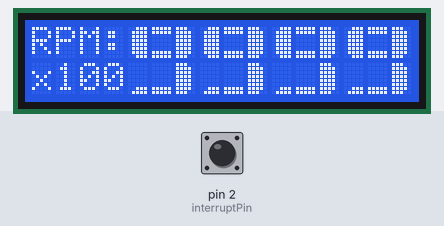
Recording of a sketch running on a simulated Arduino Uno, built with avr-gcc and run on an emulated ATmega328P. Parts: 16×2 character LCD. The test bench sets the inputs (shaded band); at power-on: pin 2 (interruptPin) HIGH.

Above: at 4.2 s.
At 6.8 s:
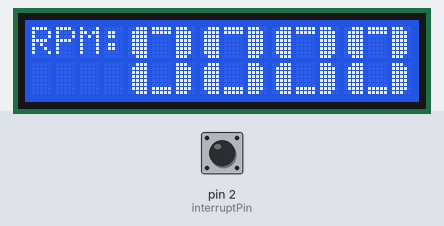
6.9 s: pin 2 (interruptPin) pulled LOW for 0.15 s
At 8.7 s:
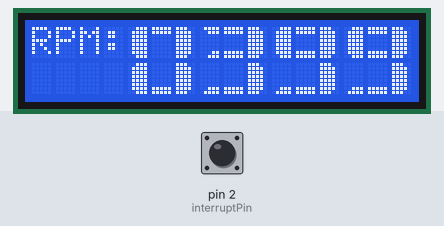
10.0 s: pin 2 (interruptPin) pulsed LOW 5 times (0.12 s each, 0.3 s apart)
At 11.7 s:
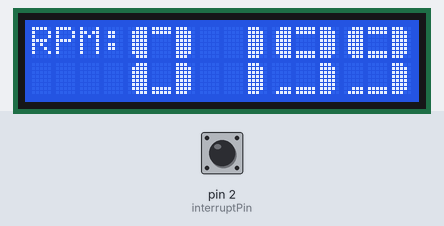
14.5 s: pin 2 (interruptPin) pulsed LOW 2 times (0.12 s each, 0.3 s apart)
At 17.0 s:
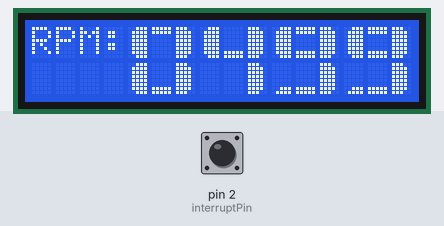
Timing chart, 0 to 18.5 s (numbered marks = the images above; inputs shaded):
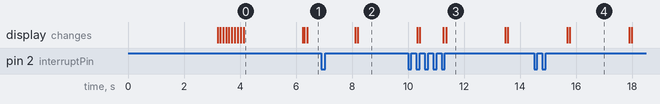

Measured:
- after the input at 14.5 s, the display: first differs from a run without the input after 1.3 s (image 4)
- what the display in image 0 shows lasts 2.1 s, from 4.1 s to 6.2 s

The sketch:

rpm_meter.ino
```cpp
#include <LiquidCrystal_I2C.h>
#define interruptPin  2

LiquidCrystal_I2C lcd(0x27,16,2);
unsigned long freq,waktu,waktu1,waktu2;

byte bar1[8] = { B11100, B11110, B11110, B11110, B11110, B11110, B11110, B11100 };
byte bar2[8] = { B00111, B01111, B01111, B01111, B01111, B01111, B01111, B00111 };
byte bar3[8] = { B11111, B11111, B00000, B00000, B00000, B00000, B11111, B11111 };
byte bar4[8] = { B11110, B11100, B00000, B00000, B00000, B00000, B11000, B11100 };
byte bar5[8] = { B01111, B00111, B00000, B00000, B00000, B00000, B00011, B00111 };
byte bar6[8] = { B00000, B00000, B00000, B00000, B00000, B00000, B11111, B11111 };
byte bar7[8] = { B00000, B00000, B00000, B00000, B00000, B00000, B00111, B01111 };
byte bar8[8] = { B11111, B11111, B00000, B00000, B00000, B00000, B00000, B00000 };

void setup(){
  pinMode(interruptPin,INPUT_PULLUP);

  lcd.init();
  lcd.setBacklight(HIGH);

  lcd.createChar(1,bar1);
  lcd.createChar(2,bar2);
  lcd.createChar(3,bar3);
  lcd.createChar(4,bar4);
  lcd.createChar(5,bar5);
  lcd.createChar(6,bar6);
  lcd.createChar(7,bar7);
  lcd.createChar(8,bar8);

  lcd.begin(16, 2);
  lcd.print("   Tachometer");
  delay(3000);
  lcd.clear();
  delay(100);
  lcd.print("R");
  delay(100);
  lcd.print("P");
  delay(100);
  lcd.print("M");
  delay(100);
  lcd.print(":");
  delay(100);
  lcd.setCursor(0,1);
  lcd.print("x100");
  delay(100);
  printNumber(9, 4);
  delay(100);
  printNumber(9, 7);
  delay(100);
  printNumber(9, 10);
  delay(100);
  printNumber(9, 13);
  delay(100);
}

void custom0(int col) {
  lcd.setCursor(col, 0);
  lcd.write(2);
  lcd.write(8);
  lcd.write(1);
  lcd.setCursor(col, 1);
  lcd.write(2);
  lcd.write(6);
  lcd.write(1);
}

void custom1(int col) {
  lcd.setCursor(col,0);
  lcd.write(32);
  lcd.write(32);
  lcd.write(1);
  lcd.setCursor(col,1);
  lcd.write(32);
  lcd.write(32);
  lcd.write(1);
}

void custom2(int col) {
  lcd.setCursor(col,0);
  lcd.write(5);
  lcd.write(3);
  lcd.write(1);
  lcd.setCursor(col, 1);
  lcd.write(2);
  lcd.write(6);
  lcd.write(6);
}

void custom3(int col) {
  lcd.setCursor(col,0);
  lcd.write(5);
  lcd.write(3);
  lcd.write(1);
  lcd.setCursor(col, 1);
  lcd.write(7);
  lcd.write(6);
  lcd.write(1);
}

void custom4(int col) {
  lcd.setCursor(col,0);
  lcd.write(2);
  lcd.write(6);
  lcd.write(1);
  lcd.setCursor(col, 1);
  lcd.write(32);
  lcd.write(32);
  lcd.write(1);
}

void custom5(int col) {
  lcd.setCursor(col,0);
  lcd.write(2);
  lcd.write(3);
  lcd.write(4);
  lcd.setCursor(col, 1);
  lcd.write(7);
  lcd.write(6);
  lcd.write(1);
}

void custom6(int col) {
  lcd.setCursor(col,0);
  lcd.write(2);
  lcd.write(3);
  lcd.write(4);
  lcd.setCursor(col, 1);
  lcd.write(2);
  lcd.write(6);
  lcd.write(1);
}

void custom7(int col) {
  lcd.setCursor(col,0);
  lcd.write(2);
  lcd.write(8);
  lcd.write(1);
  lcd.setCursor(col, 1);
  lcd.write(32);
  lcd.write(32);
  lcd.write(1);
}

void custom8(int col) {
  lcd.setCursor(col, 0);
  lcd.write(2);
  lcd.write(3);
  lcd.write(1);
  lcd.setCursor(col, 1);
  lcd.write(2);
  lcd.write(6);
  lcd.write(1);
}

void custom9(int col) {
  lcd.setCursor(col, 0);
  lcd.write(2);
  lcd.write(3);
  lcd.write(1);
  lcd.setCursor(col, 1);
  lcd.write(7);
  lcd.write(6);
  lcd.write(1);
}

void printNumber(int value, int col) {
  if (value == 0) {
    custom0(col);
  } if (value == 1) {
    custom1(col);
  } if (value == 2) {
    custom2(col);
  } if (value == 3) {
    custom3(col);
  } if (value == 4) {
    custom4(col);
  } if (value == 5) {
    custom5(col);
  } if (value == 6) {
    custom6(col);
  } if (value == 7) {
    custom7(col);
  } if (value == 8) {
    custom8(col);
  } if (value == 9) {
    custom9(col);
  }
}

void printRPM(int rpm) {
  int m , c, d, u, number;
  number = rpm;
  if (number > 999) {
    m = (number - (number % 1000)) / 1000;
    number = number % 1000;
  } else {
    m = 0;
  }

  if (number > 99) {
    c = (number - (number % 100)) / 100;
    number = number % 100;
  } else {
    c = 0;
  }

  if (number > 9) {
    d = (number - (number % 10)) / 10;
    number = number % 10;
  } else {
    d = 0;
  }

  u = number;

  lcd.setCursor(0, 0);
  lcd.print("RPM: ");
  printNumber(m, 4);
  printNumber(c, 7);
  printNumber(d, 10);
  printNumber(u, 13);
}

void loop() {
  waktu1 = pulseIn(interruptPin, LOW);
  waktu2 = pulseIn(interruptPin, HIGH);
  waktu = waktu1+waktu2;
  freq=60*1000000/waktu;

  if (freq>1000000)freq=0;
  if (freq>=10000){
    freq=freq/100;
    lcd.setCursor(0,1);
    lcd.print("x100");
  }
  else {
    lcd.setCursor(0,1);
    lcd.print("    ");
  }
  lcd.begin(16, 2);
  lcd.createChar(1,bar1);
  lcd.createChar(2,bar2);
  lcd.createChar(3,bar3);
  lcd.createChar(4,bar4);
  lcd.createChar(5,bar5);
  lcd.createChar(6,bar6);
  lcd.createChar(7,bar7);
  lcd.createChar(8,bar8);
  printRPM(freq);
  delay(50);
}
```
